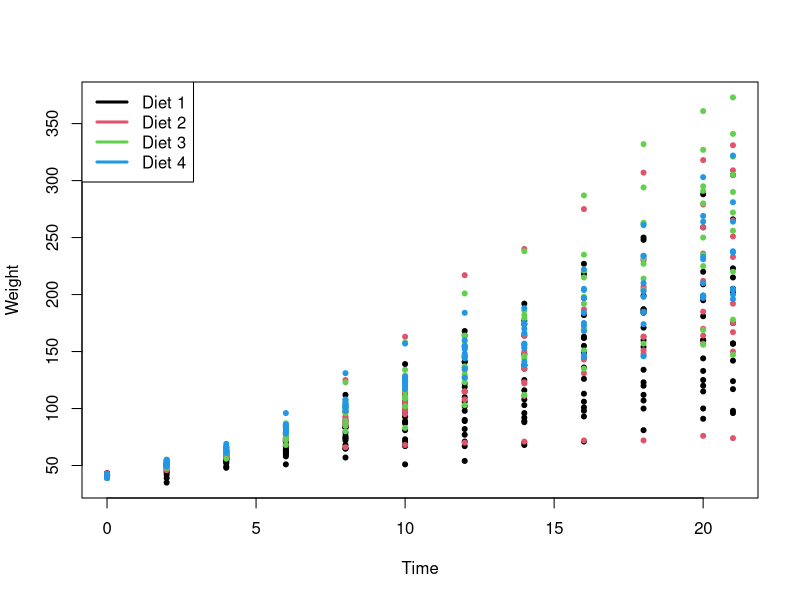

Write the R code that produced this figure.
# 繪製 plot 圖示 Chick的成長體重
with(ChickWeight, plot(Time, weight, col = Diet,pch=20,ylab='Weight'))
legend('topleft',legend=paste("Diet",levels(ChickWeight$Diet)),col=1:4,lwd=3)
sort(table(ChickWeight$Chick))

